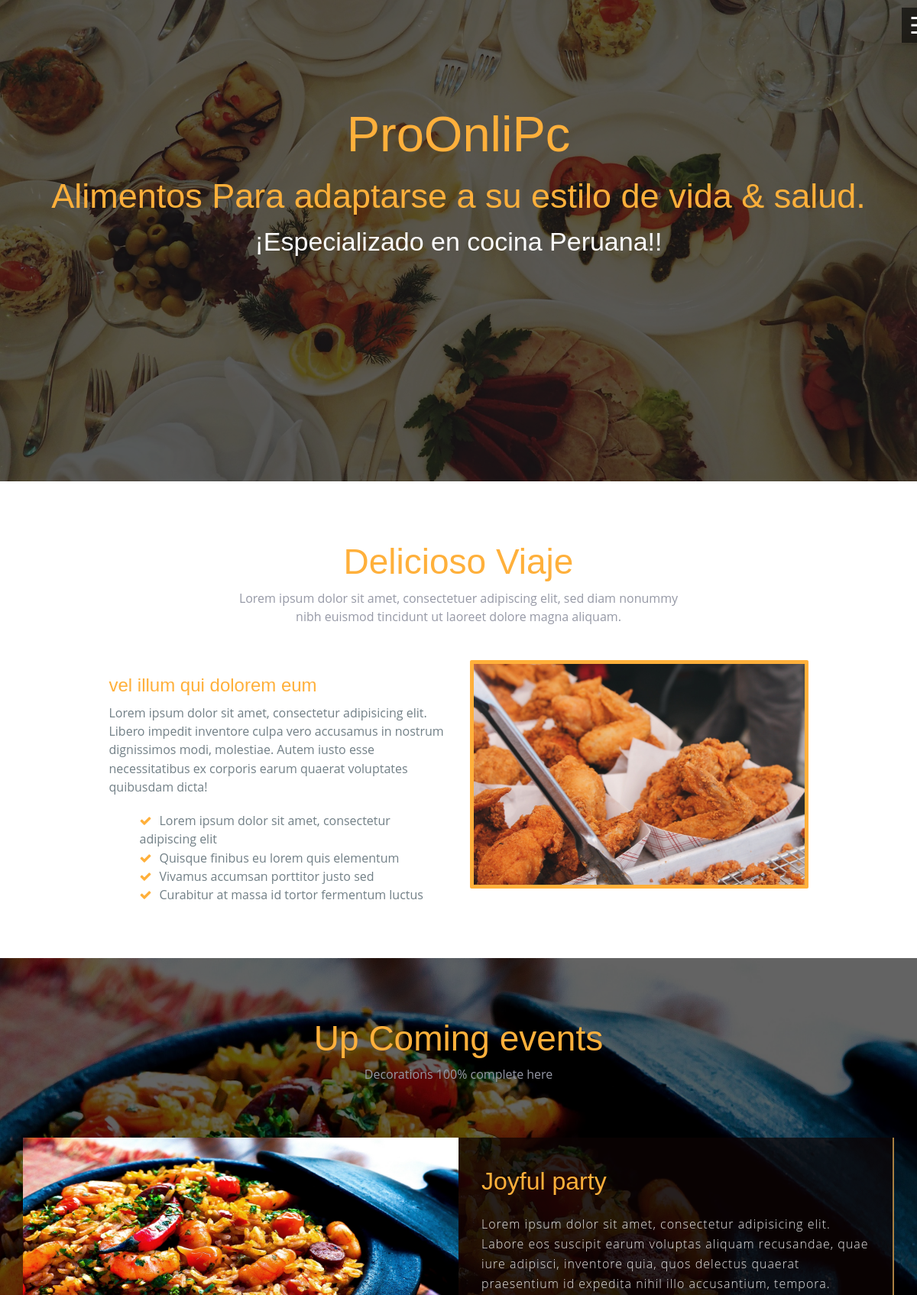
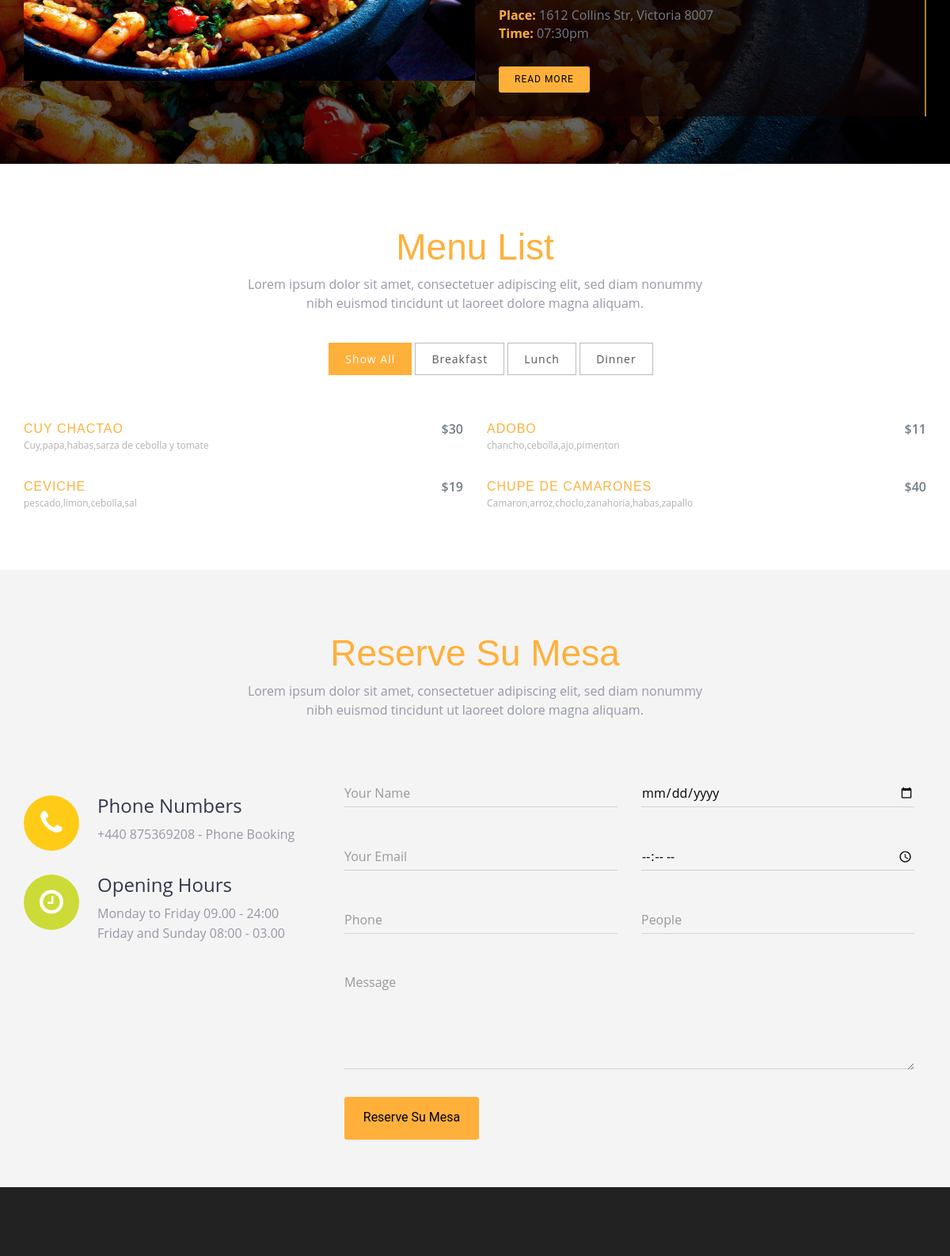
The page / (upper part) on the database its author committed (2 pictures, top to bottom).
### comelona/models.py (models this page shows)
class platillo(models.Model):
    name=models.CharField(max_length=100)
    img=models.ImageField(upload_to='pics')
    desc=models.TextField()
    Brev=models.CharField(max_length=100)
    price=models.IntegerField()
    chef_cocinero=models.ForeignKey(chef,on_delete=models.CASCADE,blank=False,null=True)

### comelona/views.py (the view)
# urls.py: path("",views.index,name="index"),
def index(request):
    platos=platillo.objects.all()
    return render(request,'index.html',{'platos':platos})

### templates/index.html (shortened to what this page needs)
{% load static %}
<!DOCTYPE html>
<html lang="en">
<head>
  <link rel="stylesheet" type="text/css" href="{% static 'css/font-awesome.min.css' %}">
  <link rel="stylesheet" type="text/css" href="{% static 'css/bootstrap.min.css' %}">
  <link rel="stylesheet" type="text/css" href="{% static 'css/style.css' %}">
</head>
<body >
  <section id="banner">
    <div class="bg-color">
      <header id="header">
        <div class="container">
          <span onclick="openNav()" class="pull-right menu-icon" color="black">☰</span>
        </div>
      </header>
      <div class="container">
        <div class="row">
          <div class="inner text-center">
            <h1 class="logo-name">ProOnliPc</h1>
            <h2>Alimentos Para adaptarse a su estilo de vida & salud.</h2>
            <p>¡Especializado en cocina Peruana!!</p>
          </div>
        </div>
      </div>
    </div>
  </section>
  <section id="about" class="section-padding">
    <div class="container">
      <div class="row">
        <div class="col-md-12 text-center marb-35">
          <h1 class="header-h">Delicioso Viaje</h1>
          <p class="header-p">Lorem ipsum dolor sit amet, consectetuer adipiscing elit, sed diam nonummy
            <br>nibh euismod tincidunt ut laoreet dolore magna aliquam. </p>
        </div>
        <div class="col-md-1"></div>
        <div class="col-md-10">
          <div class="col-md-6 col-sm-6">
            <div class="about-info">
              <h2 class="heading">vel illum qui dolorem eum</h2>
              <p>Lorem ipsum dolor sit amet, consectetur adipisicing elit. Libero impedit inventore culpa vero accusamus in nostrum dignissimos modi, molestiae. Autem iusto esse necessitatibus ex corporis earum quaerat voluptates quibusdam dicta!</p>
              <div class="details-list">
                <ul>
                  <li><i class="fa fa-check"></i>Lorem ipsum dolor sit amet, consectetur adipiscing elit</li>
                  <li><i class="fa fa-check"></i>Quisque finibus eu lorem quis elementum</li>
                  <li><i class="fa fa-check"></i>Vivamus accumsan porttitor justo sed </li>
                  <li><i class="fa fa-check"></i>Curabitur at massa id tortor fermentum luctus</li>
                </ul>
              </div>
            </div>
          </div>
          <div class="col-md-6 col-sm-6">
            <img src="{% static 'img/res01.jpg' %}" alt="" class="img-responsive">
          </div>
        </div>
        <div class="col-md-1"></div>
      </div>
    </div>
  </section>
  <section id="event">
    <div class="bg-color" class="section-padding">
      <div class="container">
        <div class="row">
          <div class="col-xs-12 text-center" style="padding:60px;">
            <h1 class="header-h">Up Coming events</h1>
            <p class="header-p">Decorations 100% complete here</p>
          </div>
          <div class="col-md-12" style="padding-bottom:60px;">
            <div class="item active left">
              <div class="col-md-6 col-sm-6 left-images">
                <img src="{% static 'img/res02.jpg' %}" class="img-responsive">
              </div>
              <div class="col-md-6 col-sm-6 details-text">
                <div class="content-holder">
                  <h2>Joyful party</h2>
                  <p>Lorem ipsum dolor sit amet, consectetur adipisicing elit. Labore eos suscipit earum voluptas aliquam recusandae, quae iure adipisci, inventore quia, quos delectus quaerat praesentium id expedita nihil illo accusantium, tempora.</p>
                  <address>
                              <strong>Place: </strong>
                              1612 Collins Str, Victoria 8007
                              <br>
                              <strong>Time: </strong>
                              07:30pm
                            </address>
                  <a class="btn btn-imfo btn-read-more" href="events-details.html">Read more</a>
                </div>
              </div>
            </div>
          </div>
        </div>
      </div>
    </div>
  </section>
  <section id="menu-list" class="section-padding">
    <div class="container">
      <div class="row">
        <div class="col-md-12 text-center marb-35">
          <h1 class="header-h">Menu List</h1>
          <p class="header-p">Lorem ipsum dolor sit amet, consectetuer adipiscing elit, sed diam nonummy
            <br>nibh euismod tincidunt ut laoreet dolore magna aliquam. </p>
        </div>
        <div class="col-md-12  text-center gallery-trigger">
          <ul>
            <li><a class="filter" data-filter="all">Show All</a></li>
            <li><a class="filter" data-filter=".category-1">Breakfast</a></li>
            <li><a class="filter" data-filter=".category-2">Lunch</a></li>
            <li><a class="filter" data-filter=".category-3">Dinner</a></li>
          </ul>
        </div>
        <div id="Container">
          {%for platillos in platos%}
          <div class="mix category-1 menu-restaurant" data-myorder="2">
            <span class="clearfix">
                        <a class="menu-title" href="{% url 'mostrar' platillos.id %}" data-meal-img="{% static 'assets/img/restaurant/rib.jpg' %}">{{platillos.name}}</a>
            <span class="menu-price">${{platillos.price}}</span>
            </span>
            <span class="menu-subtitle">{{platillos.Brev}}</span>
          </div>
          {%endfor%}
        </div>
      </div>
    </div>
  </section>
  <section id="contact" class="section-padding">
    <div class="container">
      <div class="row">
        <div class="col-md-12 text-center">
          <h1 class="header-h">Reserve Su Mesa</h1>
          <p class="header-p">Lorem ipsum dolor sit amet, consectetuer adipiscing elit, sed diam nonummy
            <br>nibh euismod tincidunt ut laoreet dolore magna aliquam. </p>
        </div>
      </div>
      <div class="row msg-row">
        <div class="col-md-4 col-sm-4 mr-15">
          <div class="media-2">
            <div class="media-left">
              <div class="contact-phone bg-1 text-center"><span class="phone-in-talk fa fa-phone"></span></div>
            </div>
            <div class="media-body">
              <h4 class="dark-blue regular">Phone Numbers</h4>
              <p class="light-blue regular alt-p">+440 875369208 - <span class="contacts-sp">Phone Booking</span></p>
            </div>
          </div>
          <div class="media-2">
            <div class="media-left">
              <div class="contact-email bg-14 text-center"><span class="hour-icon fa fa-clock-o"></span></div>
            </div>
            <div class="media-body">
              <h4 class="dark-blue regular">Opening Hours</h4>
              <p class="light-blue regular alt-p"> Monday to Friday 09.00 - 24:00</p>
              <p class="light-blue regular alt-p">
                Friday and Sunday 08:00 - 03.00
              </p>
            </div>
          </div>
        </div>
        <div class="col-md-8 col-sm-8">
          <form action="" method="post" role="form" class="contactForm">
            <div class="col-md-6 col-sm-6 contact-form pad-form">
              <div class="form-group label-floating is-empty">
                <input type="text" name="name" class="form-control" id="name" placeholder="Your Name" data-rule="minlen:4" data-msg="Please enter at least 4 chars" />
              </div>
            </div>
            <div class="col-md-6 col-sm-6 contact-form">
              <div class="form-group">
                <input type="date" class="form-control label-floating is-empty" name="date" id="date" placeholder="Date" data-rule="required" data-msg="This field is required" />
              </div>
            </div>
            <div class="col-md-6 col-sm-6 contact-form pad-form">
              <div class="form-group">
                <input type="email" class="form-control label-floating is-empty" name="email" id="email" placeholder="Your Email" data-rule="email" data-msg="Please enter a valid email" />
              </div>
            </div>
            <div class="col-md-6 col-sm-6 contact-form">
              <div class="form-group">
                <input type="time" class="form-control label-floating is-empty" name="time" id="time" placeholder="Time" data-rule="required" data-msg="This field is required" />
              </div>
            </div>
            <div class="col-md-6 col-sm-6 contact-form">
              <div class="form-group">
                <input type="text" class="form-control label-floating is-empty" name="phone" id="phone" placeholder="Phone" data-rule="required" data-msg="This field is required" />
              </div>
            </div>
            <div class="col-md-6 col-sm-6 contact-form">
              <div class="form-group">
                <input type="text" class="form-control label-floating is-empty" name="people" id="people" placeholder="People" data-rule="required" data-msg="This field is required" />
              </div>
            </div>
            <div class="col-md-12 contact-form">
              <div class="form-group label-floating is-empty">
                <textarea class="form-control" name="message" rows="5" rows="3" data-rule="required" data-msg="Please write something for us" placeholder="Message"></textarea>
              </div>
            </div>
            <div class="col-md-12 btnpad">
              <div class="contacts-btn-pad">
                <button class="contacts-btn">Reserve Su Mesa</button>
              </div>
            </div>
          </form>
        </div>
      </div>
    </div>
  </section>
  <footer class="footer text-center">
    <div class="footer-top">
    </div>
  </footer>
</body>
</html>

### rows shown on the page
platillo: name "CUY CHACTAO", price "30", Brev "Cuy,papa,habas,sarza de cebolla y tomate"
platillo: name "ADOBO", price "11", Brev "chancho,cebolla,ajo,pimenton"
platillo: name "CEVICHE", price "19", Brev "pescado,limon,cebolla,sal"
platillo: name "CHUPE DE CAMARONES", price "40", Brev "Camaron,arroz,choclo,zanahoria,habas,zapallo"
